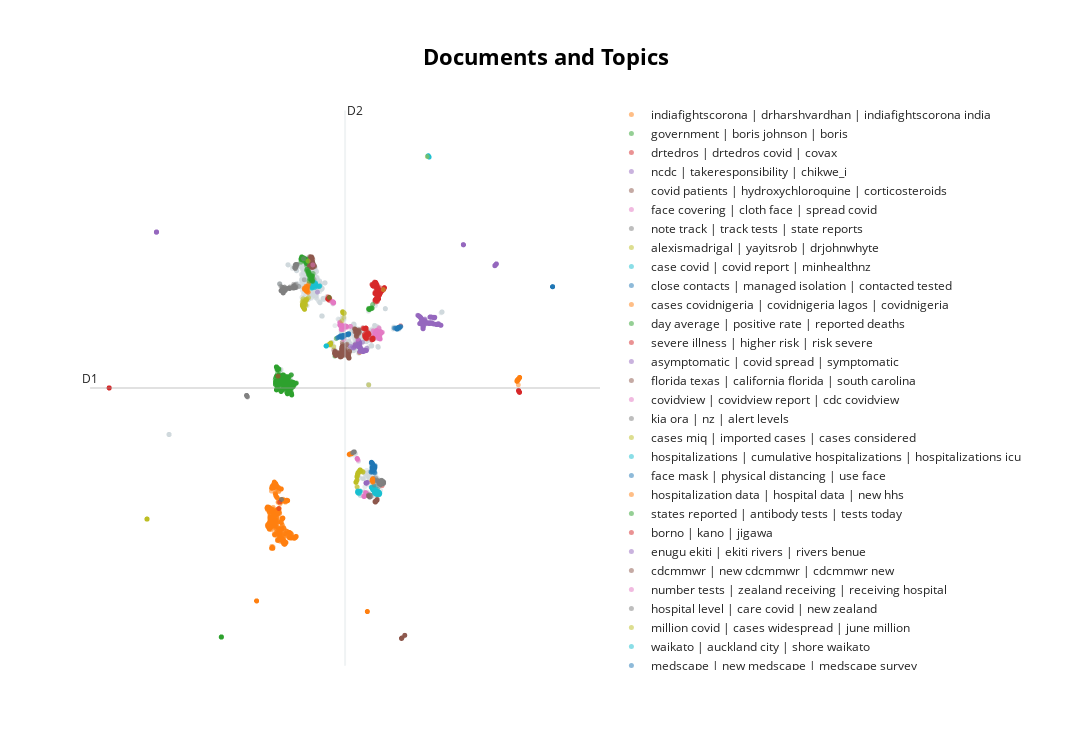

Notebook code cell kept with this figure:
### Code cell
# visualize documents
reduced_embeddings = UMAP(n_neighbors=10, n_components=2, min_dist=0.0, metric='cosine').fit_transform(embeddings_real)

# Visualize the documents in 2-dimensional space and show the titles on hover instead of the abstracts
# NOTE: You can hide the hover with `hide_document_hover=True` which is especially helpful if you have a large dataset
topic_model_real.visualize_documents([tweet for tweet in processed_tweets[processed_tweets['label'] == 'real']['tweet_nolinks']], reduced_embeddings=reduced_embeddings, custom_labels=True, hide_annotations=True, hide_document_hover=True)
